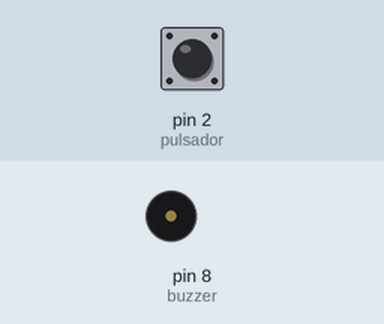
A sketch run on a simulated Arduino Uno, built with avr-gcc and run on an emulated ATmega328P. Parts: buzzer (waves = sounding). The test bench sets the inputs (shaded band); at power-on: pin 2 (pulsador) HIGH.

Above: at 1.2 s.
1.3 s: pin 2 (pulsador) pulled LOW for 0.15 s
At 4.1 s:
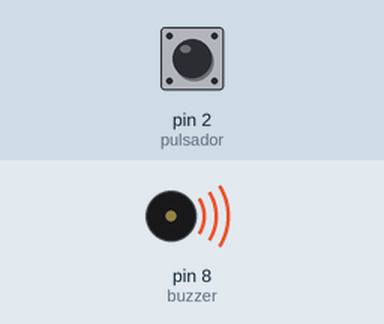
4.3 s: pin 2 (pulsador) pulled LOW for 1 s
7.3 s: pin 2 (pulsador) pulled LOW for 3.2 s
Timing chart, 0 to 12.8 s (numbered marks = the images above; inputs shaded):
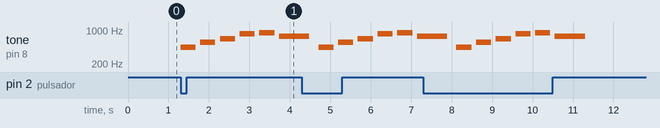

The sketch:

sinfonia.ino
```cpp
#define NOTE_B0  31  // notas y frecuencias
#define NOTE_C1  33
#define NOTE_CS1 35
#define NOTE_D1  37
#define NOTE_DS1 39
#define NOTE_E1  41
#define NOTE_F1  44
#define NOTE_FS1 46
#define NOTE_G1  49
#define NOTE_GS1 52
#define NOTE_A1  55
#define NOTE_AS1 58
#define NOTE_B1  62
#define NOTE_C2  65
#define NOTE_CS2 69
#define NOTE_D2  73
#define NOTE_DS2 78
#define NOTE_E2  82
#define NOTE_F2  87
#define NOTE_FS2 93
#define NOTE_G2  98
#define NOTE_GS2 104
#define NOTE_A2  110
#define NOTE_AS2 117
#define NOTE_B2  123
#define NOTE_C3  131
#define NOTE_CS3 139
#define NOTE_D3  147
#define NOTE_DS3 156
#define NOTE_E3  165
#define NOTE_F3  175
#define NOTE_FS3 185
#define NOTE_G3  196
#define NOTE_GS3 208
#define NOTE_A3  220
#define NOTE_AS3 233
#define NOTE_B3  247
#define NOTE_C4  262
#define NOTE_CS4 277
#define NOTE_D4  294
#define NOTE_DS4 311
#define NOTE_E4  330
#define NOTE_F4  349
#define NOTE_FS4 370
#define NOTE_G4  392
#define NOTE_GS4 415
#define NOTE_A4  440
#define NOTE_AS4 466
#define NOTE_B4  494
#define NOTE_C5  523
#define NOTE_CS5 554
#define NOTE_D5  587
#define NOTE_DS5 622
#define NOTE_E5  659
#define NOTE_F5  698
#define NOTE_FS5 740
#define NOTE_G5  784
#define NOTE_GS5 831
#define NOTE_A5  880
#define NOTE_AS5 932
#define NOTE_B5  988
#define NOTE_C6  1047
#define NOTE_CS6 1109
#define NOTE_D6  1175
#define NOTE_DS6 1245
#define NOTE_E6  1319
#define NOTE_F6  1397
#define NOTE_FS6 1480
#define NOTE_G6  1568
#define NOTE_GS6 1661
#define NOTE_A6  1760
#define NOTE_AS6 1865
#define NOTE_B6  1976
#define NOTE_C7  2093
#define NOTE_CS7 2217
#define NOTE_D7  2349
#define NOTE_DS7 2489
#define NOTE_E7  2637
#define NOTE_F7  2794
#define NOTE_FS7 2960
#define NOTE_G7  3136
#define NOTE_GS7 3322
#define NOTE_A7  3520
#define NOTE_AS7 3729
#define NOTE_B7  3951
#define NOTE_C8  4186
#define NOTE_CS8 4435
#define NOTE_D8  4699
#define NOTE_DS8 4978

#define pulsador 2
#define buzzer 8
int melodia[]={
NOTE_A4,NOTE_CS5,NOTE_E5,NOTE_GS5,NOTE_A5,NOTE_FS5
};
int duraciones[]{
  8,8,8,8,8,4
};
void setup() {
  // put your setup code here, to run once:
pinMode(pulsador,INPUT);
pinMode(buzzer, OUTPUT);

}

void loop() {
  // put your main code here, to run repeatedly:
if(digitalRead(pulsador)==LOW){
    for(int i=0; i<6; i++){
      int duracion=3000/duraciones[i];
      tone(buzzer, melodia[i], duracion);
      int pausa=duracion *1.30;
      delay(pausa);
      noTone(buzzer);
    }
}

}
```

Measured:
- after the input at 1.3 s, tone on pin 8 (buzzer): plays 440 Hz for 0.38 s, 554 Hz for 0.38 s, 659 Hz for 0.38 s, 831 Hz for 0.38 s, 880 Hz for 0.38 s, 740 Hz for 0.56 s, starting at once
